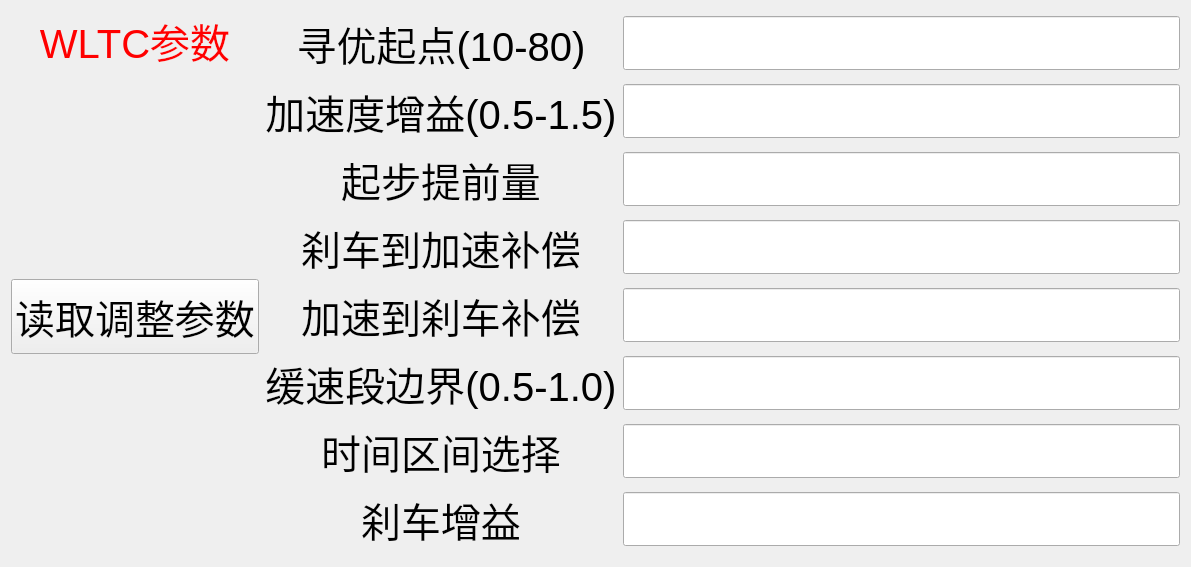
<?xml version="1.0" encoding="UTF-8"?>
<ui version="4.0">
 <class>SettingWidgetPedalRobotStudyWltc</class>
 <widget class="QWidget" name="SettingWidgetPedalRobotStudyWltc">
  <property name="geometry">
   <rect>
    <x>0</x>
    <y>0</y>
    <width>1191</width>
    <height>567</height>
   </rect>
  </property>
  <property name="windowTitle">
   <string>Widget</string>
  </property>
  <layout class="QVBoxLayout" name="verticalLayout_2">
   <item>
    <layout class="QHBoxLayout" name="horizontalLayout">
     <item>
      <layout class="QVBoxLayout" name="verticalLayout">
       <item>
        <widget class="QLabel" name="label_6">
         <property name="font">
          <font>
           <pointsize>30</pointsize>
          </font>
         </property>
         <property name="styleSheet">
          <string notr="true">color: rgb(255, 0, 0);</string>
         </property>
         <property name="text">
          <string>WLTC参数</string>
         </property>
         <property name="alignment">
          <set>Qt::AlignCenter</set>
         </property>
        </widget>
       </item>
       <item>
        <spacer name="verticalSpacer_4">
         <property name="orientation">
          <enum>Qt::Vertical</enum>
         </property>
         <property name="sizeHint" stdset="0">
          <size>
           <width>20</width>
           <height>40</height>
          </size>
         </property>
        </spacer>
       </item>
       <item>
        <widget class="QPushButton" name="pushButton_readCalibratedParams">
         <property name="minimumSize">
          <size>
           <width>0</width>
           <height>75</height>
          </size>
         </property>
         <property name="font">
          <font>
           <pointsize>30</pointsize>
          </font>
         </property>
         <property name="text">
          <string>读取调整参数</string>
         </property>
        </widget>
       </item>
       <item>
        <spacer name="verticalSpacer_3">
         <property name="orientation">
          <enum>Qt::Vertical</enum>
         </property>
         <property name="sizeHint" stdset="0">
          <size>
           <width>20</width>
           <height>40</height>
          </size>
         </property>
        </spacer>
       </item>
      </layout>
     </item>
     <item>
      <layout class="QGridLayout" name="gridLayout">
       <item row="5" column="0">
        <widget class="QLabel" name="label_8">
         <property name="font">
          <font>
           <pointsize>30</pointsize>
          </font>
         </property>
         <property name="text">
          <string>缓速段边界(0.5-1.0)</string>
         </property>
         <property name="alignment">
          <set>Qt::AlignCenter</set>
         </property>
        </widget>
       </item>
       <item row="4" column="1">
        <widget class="QLineEdit" name="lineEdit_5">
         <property name="font">
          <font>
           <pointsize>30</pointsize>
          </font>
         </property>
         <property name="alignment">
          <set>Qt::AlignCenter</set>
         </property>
        </widget>
       </item>
       <item row="1" column="1">
        <widget class="QLineEdit" name="lineEdit_2">
         <property name="font">
          <font>
           <pointsize>30</pointsize>
          </font>
         </property>
         <property name="alignment">
          <set>Qt::AlignCenter</set>
         </property>
        </widget>
       </item>
       <item row="5" column="1">
        <widget class="QLineEdit" name="lineEdit_6">
         <property name="font">
          <font>
           <pointsize>30</pointsize>
          </font>
         </property>
         <property name="alignment">
          <set>Qt::AlignCenter</set>
         </property>
        </widget>
       </item>
       <item row="4" column="0">
        <widget class="QLabel" name="label_7">
         <property name="font">
          <font>
           <pointsize>30</pointsize>
          </font>
         </property>
         <property name="text">
          <string>加速到刹车补偿</string>
         </property>
         <property name="alignment">
          <set>Qt::AlignCenter</set>
         </property>
        </widget>
       </item>
       <item row="0" column="0">
        <widget class="QLabel" name="label">
         <property name="font">
          <font>
           <pointsize>30</pointsize>
          </font>
         </property>
         <property name="text">
          <string>寻优起点(10-80)</string>
         </property>
         <property name="alignment">
          <set>Qt::AlignCenter</set>
         </property>
        </widget>
       </item>
       <item row="6" column="0">
        <widget class="QLabel" name="label_5">
         <property name="font">
          <font>
           <pointsize>30</pointsize>
          </font>
         </property>
         <property name="text">
          <string>时间区间选择</string>
         </property>
         <property name="alignment">
          <set>Qt::AlignCenter</set>
         </property>
        </widget>
       </item>
       <item row="3" column="0">
        <widget class="QLabel" name="label_4">
         <property name="font">
          <font>
           <pointsize>30</pointsize>
          </font>
         </property>
         <property name="text">
          <string>刹车到加速补偿</string>
         </property>
         <property name="alignment">
          <set>Qt::AlignCenter</set>
         </property>
        </widget>
       </item>
       <item row="2" column="0">
        <widget class="QLabel" name="label_3">
         <property name="font">
          <font>
           <pointsize>30</pointsize>
          </font>
         </property>
         <property name="text">
          <string>起步提前量</string>
         </property>
         <property name="alignment">
          <set>Qt::AlignCenter</set>
         </property>
        </widget>
       </item>
       <item row="1" column="0">
        <widget class="QLabel" name="label_2">
         <property name="font">
          <font>
           <pointsize>30</pointsize>
          </font>
         </property>
         <property name="text">
          <string>加速度增益(0.5-1.5)</string>
         </property>
         <property name="alignment">
          <set>Qt::AlignCenter</set>
         </property>
        </widget>
       </item>
       <item row="0" column="1">
        <widget class="QLineEdit" name="lineEdit">
         <property name="font">
          <font>
           <pointsize>30</pointsize>
          </font>
         </property>
         <property name="alignment">
          <set>Qt::AlignCenter</set>
         </property>
        </widget>
       </item>
       <item row="3" column="1">
        <widget class="QLineEdit" name="lineEdit_4">
         <property name="font">
          <font>
           <pointsize>30</pointsize>
          </font>
         </property>
         <property name="alignment">
          <set>Qt::AlignCenter</set>
         </property>
        </widget>
       </item>
       <item row="6" column="1">
        <widget class="QLineEdit" name="lineEdit_7">
         <property name="font">
          <font>
           <pointsize>30</pointsize>
          </font>
         </property>
         <property name="alignment">
          <set>Qt::AlignCenter</set>
         </property>
        </widget>
       </item>
       <item row="2" column="1">
        <widget class="QLineEdit" name="lineEdit_3">
         <property name="font">
          <font>
           <pointsize>30</pointsize>
          </font>
         </property>
         <property name="alignment">
          <set>Qt::AlignCenter</set>
         </property>
        </widget>
       </item>
       <item row="7" column="0">
        <widget class="QLabel" name="label_9">
         <property name="font">
          <font>
           <pointsize>30</pointsize>
          </font>
         </property>
         <property name="text">
          <string>刹车增益</string>
         </property>
         <property name="alignment">
          <set>Qt::AlignCenter</set>
         </property>
        </widget>
       </item>
       <item row="7" column="1">
        <widget class="QLineEdit" name="lineEdit_8">
         <property name="font">
          <font>
           <pointsize>30</pointsize>
          </font>
         </property>
         <property name="alignment">
          <set>Qt::AlignCenter</set>
         </property>
        </widget>
       </item>
      </layout>
     </item>
    </layout>
   </item>
  </layout>
 </widget>
 <tabstops>
  <tabstop>lineEdit</tabstop>
  <tabstop>lineEdit_2</tabstop>
  <tabstop>lineEdit_3</tabstop>
  <tabstop>lineEdit_4</tabstop>
  <tabstop>lineEdit_5</tabstop>
  <tabstop>lineEdit_6</tabstop>
  <tabstop>lineEdit_7</tabstop>
 </tabstops>
 <resources/>
 <connections/>
</ui>
